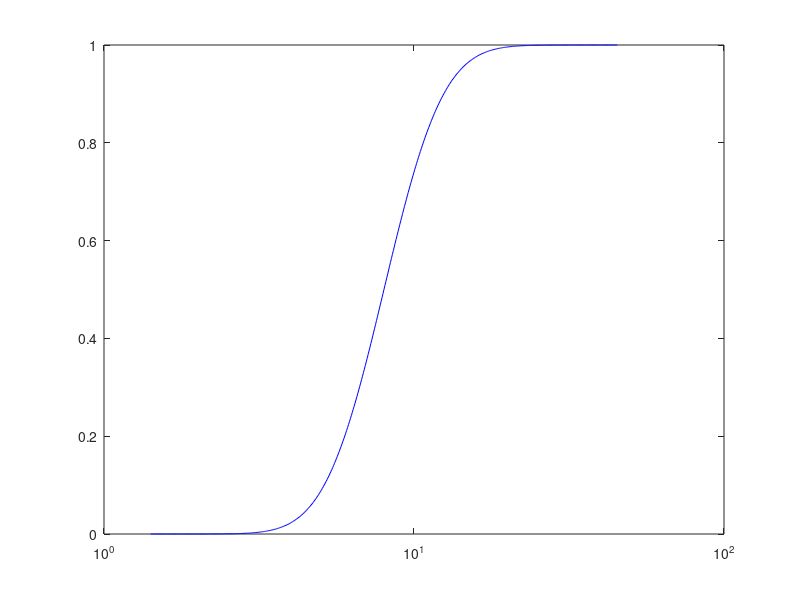

Write MATLAB code to recreate this figure. (Note: this script raises an error after producing the figure.)
function [ D50,D84,GSDuse,GS_Dg,GS_Sigma,GSDlength,Grain_mmAvg ]...
    = GSDGeneration_NORMv1( )

    %% THIS CODE CREATES A NORMALLY DISTRIBUTED GRAIN SIZE DISTRIBUTION
    % SPECIFYING A GEOMTRIC MEAN GRAIN SIZE AND THE STANDARD DEVIATION.
    
    %%%%%%%%%%%%%%%%%%%%%%%%%%%%%%%%%%%%%%%%%%%%%%%%%%%%%%%%%%%%%%%%%%%%%%%
    %% STEP 1: CREATE NORMAL DISTRIBUTION
    
    prompt = {'Enter the geometric mean grain size in millimeters (2.0 - 32.0):',...
        'Enter the standard deviation of the distribution (0.25 - 2.0):'};
    dlg_title = 'Friction angle measurement virtual streambed and particle number details';
    num_lines = 1;
    defaultans = {'8','0.5'};
    ILanswer = inputdlg(prompt,dlg_title,num_lines,defaultans);
    % Pass the distribution mean to a variable
    GS_Dg = str2double(ILanswer{1});
    % Convert the geometric mean value (in millimeters) to Psi units
    GS_DgPsi = log(GS_Dg) / log(2);
    % Pass the standard deviation input to a variable
    GS_Sigma = str2double(ILanswer{2});
    % Specify the limits x of the normal distribution - this is equivalent
    % to defining the Psi-based limits of the grain size distribution pdf
    Upper_GSLimit = GS_DgPsi + (5 * GS_Sigma);
    Lower_GSLimit = GS_DgPsi - (5 * GS_Sigma);
    ND_Limits = (Lower_GSLimit:0.01:Upper_GSLimit);
    % Convert the limits to grain size in millimeters
    GS_inMM = 2.^ND_Limits;
    % Make the distribution based on the information just provided
    Distro = cdf('Normal',ND_Limits,GS_DgPsi,GS_Sigma);
    % Plot the distribution for inspection
    % Specify a plot style
    plotStyle = {'b-'};
    % Make the plot
    h1 = figure(1);
    plot(GS_inMM,Distro,plotStyle{1});
    % Make x-axis log scale
    set(gca,'xscale','log')
    ax = gca;
    % x-axis limits
    ax.XLim = [10^(-1) 10^(2.5)];
    % Turn grid on
    grid on;
    % Specify axis labels
    ylabel('Percent finer'),xlabel('Grainsize (mm)');
    title('Simulated Grain Size Distribution');
    
    FAModelFig1 = ('Model_GSDistribution.png');
    % Export a file and specify dimensions, etc.
    set(gcf, 'Units','centimeters')
    set(gcf,'PaperType','B5','PaperPositionMode','auto') 
    print(h1,'-dpng',FAModelFig1,'-r600');
    
    %%%%%%%%%%%%%%%%%%%%%%%%%%%%%%%%%%%%%%%%%%%%%%%%%%%%%%%%%%%%%%%%%%%%%%%
    %% STEP 2: COMPUTE THE GRAIN SIZE STATISTICS NEEDED FOR THE FRICTION 
    % ANGLE MEASUREMENTS. THIS REQUIRES THREE COLUMN VECTORS WITH GRAIN SIZE 
    % (MM), GRAIN SIZE (PSI) AND THE ASSOCIATED CUMULATIVE DISTRIBUTION VALUE
    
    % Specify the PsiRange vector for analysis
    PsiRange = (Lower_GSLimit:0.5:Upper_GSLimit);
    % Find indices which line up with half-scale psi values over the range
    % specified above, and write the associated grain sizes to a new
    % vector, and then write the associated cumulative distribution
    % probability density values to a new vector
    % Index variable
    Index(1,length(PsiRange)) = zeros;
    % Grain size distribution in mm
    GS_Distro_MM(1,length(PsiRange)) = zeros;
    % Grain size cumulative probability distribution
    GS_Distro_CD(1,length(PsiRange)) = zeros;
    % Enter loop
    for j = 1:length(PsiRange)
        
        Index(j) = find(ND_Limits == PsiRange(j));
        GS_Distro_MM(j) = GS_inMM(1,Index(j));
        GS_Distro_CD(j) = Distro(1,Index(j));
    
    end
    
    % Identify the D50 grain size    
    D50 = GS_inMM(mean(find(Distro < 0.5,1,'last'),find(Distro > 0.5,1,'first')));
    % Identify the D84 grain size 
    D84 = GS_inMM(mean(find(Distro < 0.84,1,'last'),find(Distro > 0.84,1,'first')));
    
    %%%%%%%%%%%%%%%%%%%%%%%%%%%%%%%%%%%%%%%%%%%%%%%%%%%%%%%%%%%%%%%%%%%%%%%
    %% STEP THREE: PACKAGE THE GRAIN SIZE AND CUMULATIVE DISTRIBUTION 
    % VECOTRS INTO A MATRIX 
    
    % Create the matrix and flip the data so it lines up with the friction
    % angle calculations
    GSD = [GS_Distro_MM; PsiRange; GS_Distro_CD]';
    
    %%%%%%%%%%%%%%%%%%%%%%%%%%%%%%%%%%%%%%%%%%%%%%%%%%%%%%%%%%%%%%%%%%%%%%%
    %% STEP FOUR:IDENTIFY THE GRAIN SIZE (MM AND PSI) AND THE CUMULATIVE 
    % DISTRIBUION TO USE FOR THE FRICTION ANGLE CALCULATIONS
            
    % First identify the address of the 'last' ~ 0 value in the cumm
    % distribution of the computed grain size distribution and then
    % the 'first' 1 in the distribution.  This eliminates size
    % classes which do not account for mass within the distribution
    g0 = find(GSD(:,3)>0.000001,1,'first');
    g100 = find(GSD(:,3)>0.9999,1,'first');
    % Changed this to operate on the array rather than row or
    % column for each spatial node.
    GSDuse = GSD(g0:g100,:);
    
    % Compute a few other statistics before closing this out
    GSDlength = length(GSDuse) - 1;
    % Set the vector index parameter - the number of grain classes    
    j = 1:GSDlength;
    % Compute characteristic grain size of each size class in the bed.
    % First compute the average Psi class for the grain size distro
    Grain_PsiAvg(j) = ((GSDuse(j,2) + GSDuse(j+1,2)) * 0.5);
    % Now compute the size in mm.
    Grain_mmAvg(j) = 2 .^ Grain_PsiAvg(j);
    clear j
        
    %%%%%%%%%%%%%%%%%%%%%%%%%%%%%%%%%%%%%%%%%%%%%%%%%%%%%%%%%%%%%%%%%%%%%%%
end
